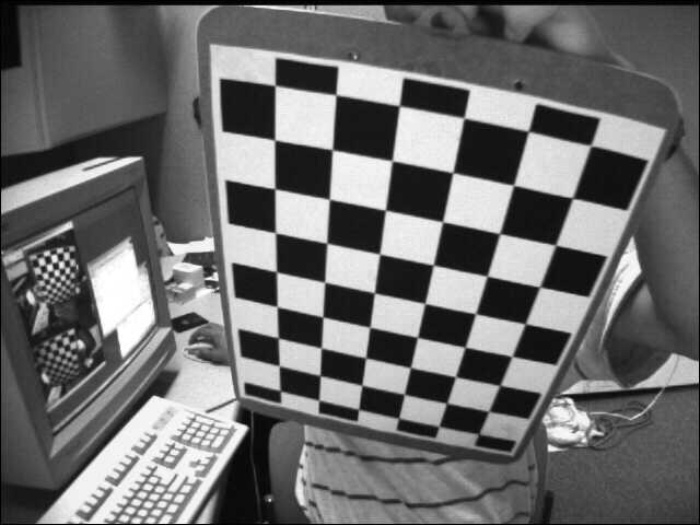
#> input picture src/chess_normal.jpg, 700 x 525 px
$ python w12_homography.py
#> lines starting #> are read from the running program, lines starting #| are printed output that depends on the picture
"""
Homographies
    Track objects


Keypoints:
    - Distinctiveness
    - Scale and Rotation Invariance
    - Localization
    - Stability

    - Harris Corner Detector
    - SIFT (Scale-Invariant Feature Transform)
    - FAST (Features from Accelerated Segment Test)
    - ORB (Oriented FAST and Rotated BRIEF)

Descriptor
    - Robustness
    - Uniqueness
    - Compactness
    - Invariance

    - SIFT Descriptor
    - SURF Descriptor (Speeded-Up Robust Features)
    - BRIEF Descriptor (Binary Robust Independent Elementary Features)
    - ORB Descriptor (Oriented FAST and Rotated BRIEF)

https://www.tutorialspoint.com/opencv-python-matching-the-key-points-of-two-images-using-orb-and-bfmatcher
https://www.geeksforgeeks.org/feature-matching-using-orb-algorithm-in-python-opencv/
https://docs.opencv.org/4.x/da/d22/tutorial_py_canny.html
"""

import numpy as np
import cv2
from matplotlib import pyplot as plt

img1 = cv2.imread('./chess_normal.jpg', cv2.IMREAD_GRAYSCALE)
#> img1 is the input picture: shape (525, 700); min 0, max 255, mean 108.9
img2 = cv2.imread('./chess_rotated.jpg', cv2.IMREAD_GRAYSCALE)
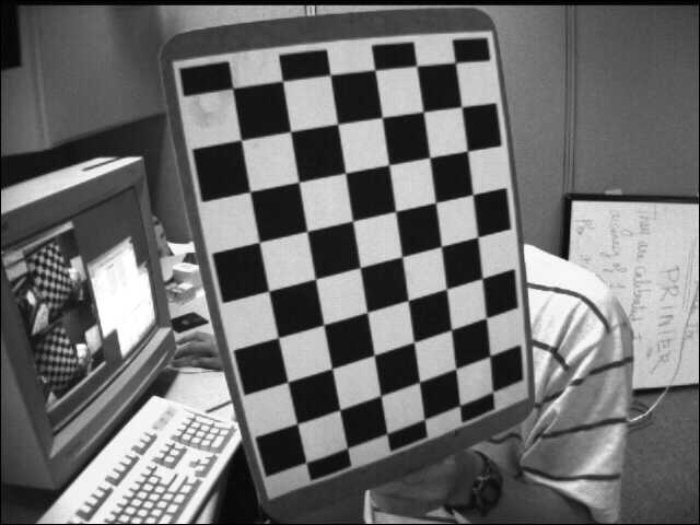
#> input picture src/chess_rotated.jpg, 700 x 525 px
#> img2 is the input picture: shape (525, 700); min 0, max 255, mean 109.8

detector = cv2.ORB_create()      # SIFT_create

kp1, desc_1 = detector.detectAndCompute(img1, None)
#> kp1 = 500 keypoints; strongest (x, y, size): (394, 168, 111.1), (241, 428, 77.1), (337, 158, 111.1), (334, 155, 92.6)
kp2, desc_2 = detector.detectAndCompute(img2, None)
#> kp2 = 500 keypoints; strongest (x, y, size): (561, 254, 92.6), (565, 257, 53.6), (565, 258, 37.2), (566, 258, 44.6)

bf = cv2.BFMatcher(cv2.NORM_HAMMING, crossCheck=True)

matches = bf.match(desc_1,desc_2)
#> matches = 134 matches

try:
    good_matches = []
    for m, n in matches:
        if m.distance < 0.75 * n.distance:
            good_matches.append(m)
except:
    good_matches = matches[:50]
#> good_matches = 50 matches

# matching_result = cv2.drawMatches(img1, kp1, img2, kp2, matches[:50], None, flags=2)
matching_result = cv2.drawMatches(img1, kp1, img2, kp2, good_matches, None, flags=0)    # cv2.DrawMatchesFlags_NOT_DRAW_SINGLE_POINTS
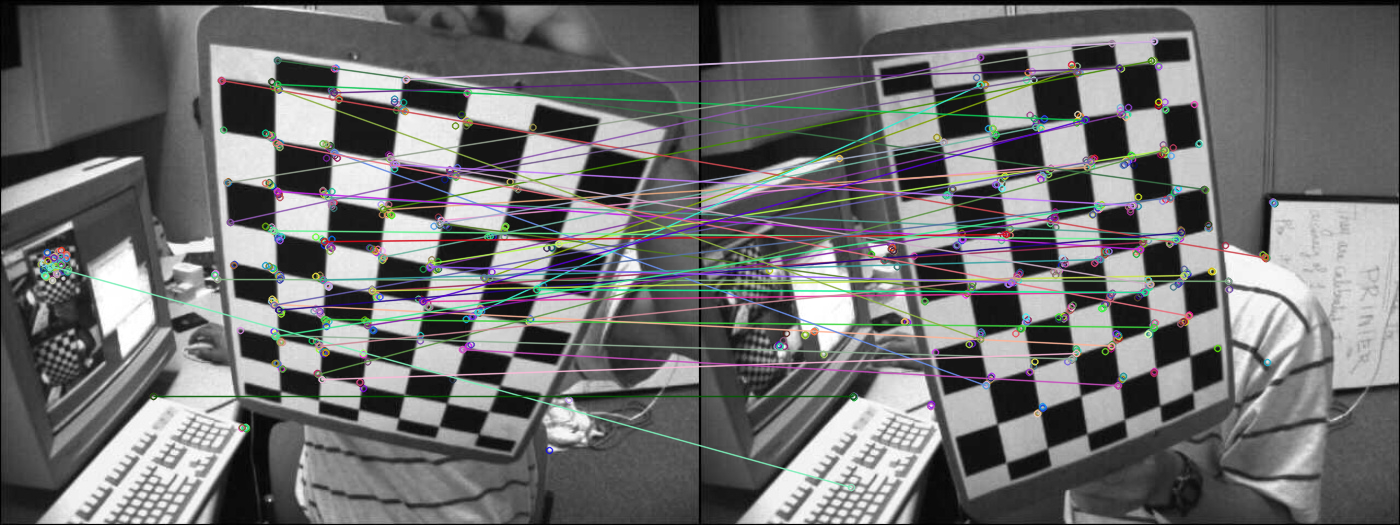
#> matching_result: shape (525, 1400, 3); mean of channels 0, 1, 2 111.3, 111.1, 111; drawn as B, G, R

plt.figure(figsize=(15, 15))
plt.imshow(matching_result)
plt.axis('off')
plt.show()
